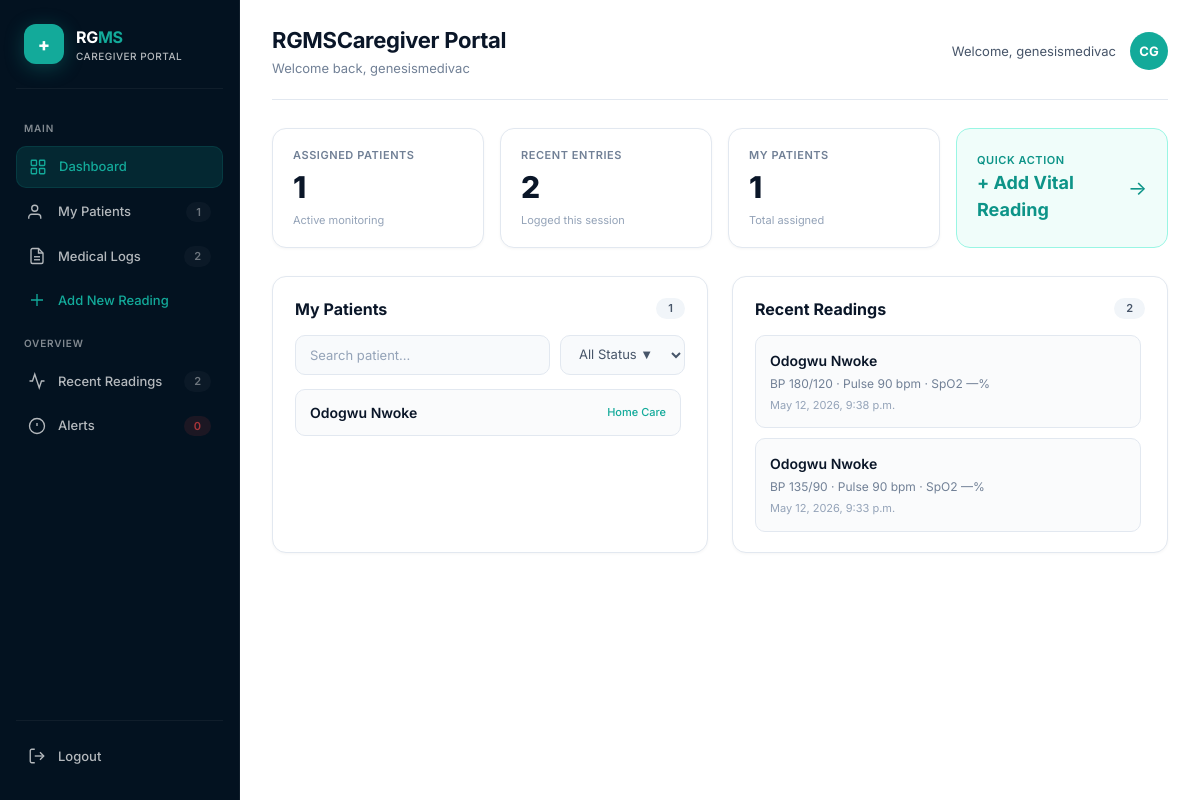
The page /caregiver/dashboard/ (signed in) on the database as committed earlier.
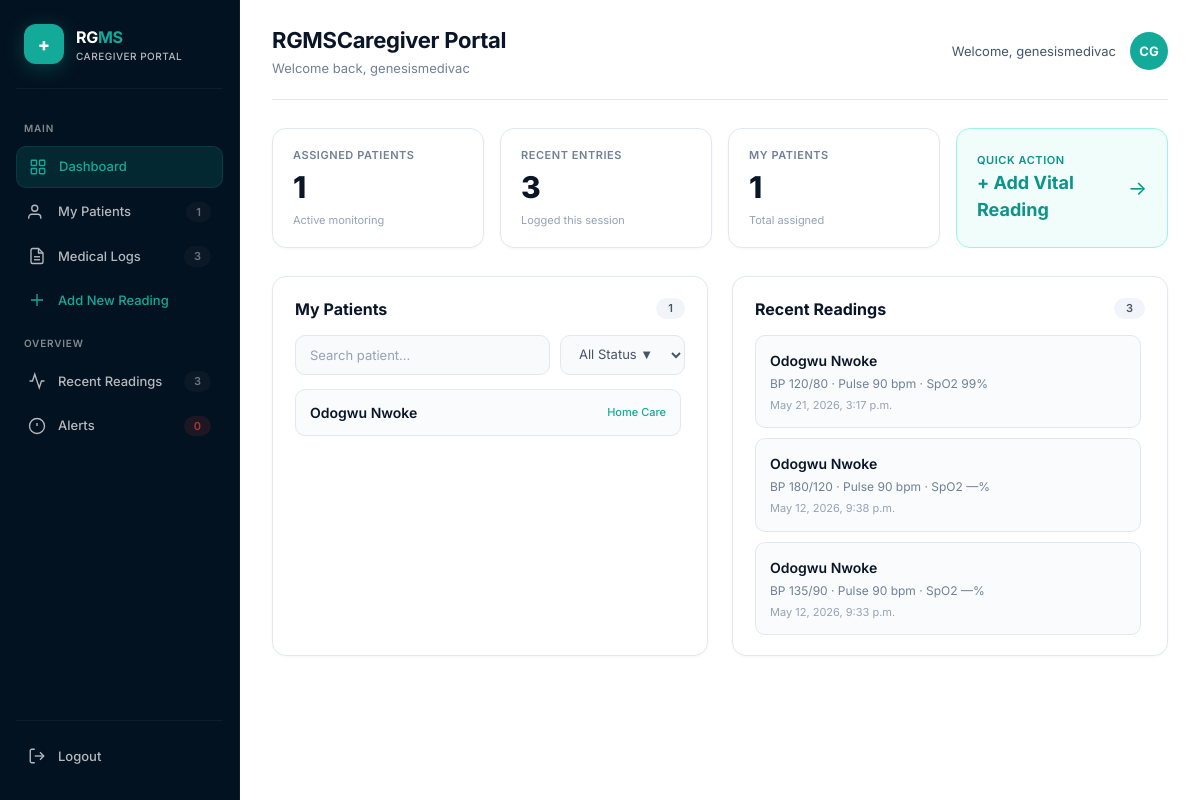
The same page on the database as committed later.
### monitoring/models.py (models this page shows, shortened)
class Patient(models.Model):
    GENDER_CHOICES = [
        ('male', 'Male'),
        ('female', 'Female'),
    ]
    CARE_TYPE_CHOICES = [
        ('in_patient', 'In-patient Care'),
        ('outpatient', 'Outpatient Clinic'),
        ('home_care', 'Home Care'),
    ]
    full_name = models.CharField(max_length=150)
    date_of_birth = models.DateField(null=True, blank=True)
    gender = models.CharField(max_length=10, choices=GENDER_CHOICES)
    phone_number = models.CharField(max_length=20, blank=True)
    address = models.TextField(blank=True)
    emergency_contact_name = models.CharField(max_length=150, blank=True)
    emergency_contact_phone = models.CharField(max_length=20, blank=True)
    assigned_doctor = models.ForeignKey(
        User,
        on_delete=models.SET_NULL,
        null=True,
        blank=True,
        related_name='doctor_patients'
    )
    assigned_caregiver = models.ForeignKey(
        User,
        on_delete=models.SET_NULL,
        null=True,
        blank=True,
        related_name='caregiver_patients'
    )
    known_conditions = models.TextField(blank=True)
    current_medications = models.TextField(blank=True)
    care_type = models.CharField(
        max_length=20,
        choices=CARE_TYPE_CHOICES,
        default='home_care'
    )
    created_at = models.DateTimeField(auto_now_add=True)

class VitalReading(models.Model):
    patient = models.ForeignKey(
        Patient,
        on_delete=models.CASCADE,
        related_name='vital_readings'
    )
    fasting_blood_sugar = models.DecimalField(
        max_digits=6,
        decimal_places=2,
        null=True,
        blank=True,
        validators=[MinValueValidator(0), MaxValueValidator(1000)]
    )
    random_blood_sugar = models.DecimalField(
        max_digits=6,
        decimal_places=2,
        null=True,
        blank=True,
        validators=[MinValueValidator(0), MaxValueValidator(1000)]
    )
    systolic_bp = models.PositiveIntegerField(
        validators=[MinValueValidator(50), MaxValueValidator(300)]
    )
    diastolic_bp = models.PositiveIntegerField(
        validators=[MinValueValidator(30), MaxValueValidator(200)]
    )
    pulse_rate = models.PositiveIntegerField(
        validators=[MinValueValidator(30), MaxValueValidator(250)]
    )
    oxygen_saturation = models.PositiveIntegerField(
        null=True,
        blank=True,
        validators=[MinValueValidator(50), MaxValueValidator(100)],
        help_text="SpO2 percentage"
    )
    symptoms = models.TextField(blank=True)
    notes = models.TextField(blank=True)
    report_file = models.FileField(upload_to='reports/', null=True, blank=True)
    created_at = models.DateTimeField(auto_now_add=True)
    URINE_RESULT_CHOICES = [
        ('negative', 'Negative'),
        ('trace', 'Trace'),
        ('plus', '+'),
        ('plus_2', '++'),
        ('plus_3', '+++'),
        ('plus_4', '++++'),
    ]
    NITRITE_CHOICES = [
        ('negative', 'Negative'),
        ('positive', 'Positive'),
    ]
    UROBILINOGEN_CHOICES = [
        ('weakly_positive', 'Weakly Positive'),
        ('plus', '+'),
        ('plus_2', '++'),
        ('plus_3', '+++'),
        ('plus_4', '++++'),
    ]
    urine_glucose = models.CharField(
        max_length=20,
        choices=URINE_RESULT_CHOICES,
        default='negative'
    )
    urine_protein = models.CharField(
        max_length=20,
        choices=URINE_RESULT_CHOICES,
        default='negative'
    )
    urine_acetone = models.CharField(
        max_length=20,
        choices=URINE_RESULT_CHOICES,
        default='negative'
    )
    urine_bilirubin = models.CharField(
        max_length=20,
        choices=URINE_RESULT_CHOICES,
        default='negative'
    )
    urine_urobilinogen = models.CharField(
        max_length=30,
        choices=UROBILINOGEN_CHOICES,
        default='weakly_positive'
    )
    urine_nitrite = models.CharField(
        max_length=20,
        choices=NITRITE_CHOICES,
        default='negative'
    )

### monitoring/views.py (the view)
# urls.py: path('caregiver/dashboard/', views.caregiver_dashboard, name='caregiver_dashboard'),
@login_required
def caregiver_dashboard(request):
    assigned_patients = Patient.objects.filter(assigned_caregiver=request.user)
    recent_readings = VitalReading.objects.filter(
        patient__assigned_caregiver=request.user
    ).select_related('patient').order_by('-created_at')[:5]
    return render(request, 'monitoring/caregiver_dashboard.html', {
        'assigned_patients': assigned_patients,
        'recent_readings': recent_readings,
    })

### monitoring/templates/monitoring/caregiver_dashboard.html (shortened to what this page needs)
<!DOCTYPE html>
<html lang="en">
<head>
</head>
<body>
    <aside class="sidebar" id="sidebar">
        <div class="sidebar-brand">
            <div class="brand-icon">+</div>
            <div>
                <div class="brand-text">RG<span>MS</span></div>
                <div class="brand-sub">CAREGIVER PORTAL</div>
            </div>
        </div>
        <nav class="sidebar-nav">
            <div class="nav-label">Main</div>
            <a href="#" class="nav-item active">
                <svg fill="none" stroke="currentColor" viewBox="0 0 24 24"><rect x="3" y="3" width="7" height="7" rx="1"/><rect x="14" y="3" width="7" height="7" rx="1"/><rect x="3" y="14" width="7" height="7" rx="1"/><rect x="14" y="14" width="7" height="7" rx="1"/></svg>
                Dashboard
            </a>
            <a href="#" class="nav-item">
                <svg fill="none" stroke="currentColor" viewBox="0 0 24 24"><path d="M17 21v-2a4 4 0 0 0-4-4H5a4 4 0 0 0-4 4v2"/><circle cx="9" cy="7" r="4"/></svg>
                My Patients
                <span class="badge">{{ assigned_patients.count }}</span>
            </a>
            <a href="#" class="nav-item">
                <svg fill="none" stroke="currentColor" viewBox="0 0 24 24"><path d="M14 2H6a2 2 0 0 0-2 2v16a2 2 0 0 0 2 2h12a2 2 0 0 0 2-2V8z"/><polyline points="14 2 14 8 20 8"/><line x1="16" y1="13" x2="8" y2="13"/><line x1="16" y1="17" x2="8" y2="17"/></svg>
                Medical Logs
                <span class="badge">{{ recent_readings.count }}</span>
            </a>
            <a href="{% url 'add_vital_reading' %}" class="nav-item" style="color:#13AA9A; opacity:1;">
                <svg fill="none" stroke="currentColor" viewBox="0 0 24 24"><path d="M12 4v16M4 12h16" stroke="#13AA9A"/></svg>
                Add New Reading
            </a>
            <div class="nav-label">Overview</div>
            <a href="#" class="nav-item">
                <svg fill="none" stroke="currentColor" viewBox="0 0 24 24"><polyline points="22 12 18 12 15 21 9 3 6 12 2 12"/></svg>
                Recent Readings
                <span class="badge">{{ recent_readings.count }}</span>
            </a>
            <a href="#" class="nav-item">
                <svg fill="none" stroke="currentColor" viewBox="0 0 24 24"><circle cx="12" cy="12" r="10"/><line x1="12" y1="8" x2="12" y2="12"/><line x1="12" y1="16" x2="12.01" y2="16"/></svg>
                Alerts
                <span class="badge" style="background:rgba(239,68,68,0.15);color:#ef4444;opacity:1;">0</span>
            </a>
        </nav>
        <div class="sidebar-footer">
            <a href="{% url 'logout' %}" class="logout-item">
                <svg fill="none" stroke="currentColor" viewBox="0 0 24 24"><path d="M9 21H5a2 2 0 0 1-2-2V5a2 2 0 0 1 2-2h4"/><polyline points="16 17 21 12 16 7"/><line x1="21" y1="12" x2="9" y2="12"/></svg>
                Logout
            </a>
        </div>
    </aside>
    <main class="main-content">
        <header class="topbar">
            <div class="topbar-left">
                <div style="display:flex;align-items:center;gap:12px;">
                    <div>
                        <h1>RGMSCaregiver Portal</h1>
                        <p>Welcome back, {{ request.user.username }}</p>
                    </div>
                </div>
            </div>
            <div class="topbar-right">
                <span class="welcome">Welcome, {{ request.user.username }}</span>
                <div class="avatar">CG</div>
            </div>
        </header>
        <div class="stats-row">
            <div class="stat-card">
                <div class="label">Assigned Patients</div>
                <div class="value">{{ assigned_patients.count }}</div>
                <div class="sub">Active monitoring</div>
            </div>
            <div class="stat-card">
                <div class="label">Recent Entries</div>
                <div class="value">{{ recent_readings.count }}</div>
                <div class="sub">Logged this session</div>
            </div>
            <div class="stat-card">
                <div class="label">My Patients</div>
                <div class="value">{{ assigned_patients.count }}</div>
                <div class="sub">Total assigned</div>
            </div>
            <a href="{% url 'add_vital_reading' %}" class="quick-action-card">
                <div>
                    <div class="label">Quick Action</div>
                    <div class="value">+ Add Vital Reading</div>
                </div>
                <span class="arrow">→</span>
            </a>
        </div>
        <div class="grid-2">
            <section class="card">
                <div class="card-header">
                    <h2 class="card-title">My Patients</h2>
                    <span class="card-badge">{{ assigned_patients.count }}</span>
                </div>
                <div class="search-bar">
                    <input type="text" placeholder="Search patient..." />
                    <select>
                        <option>All Status ▼</option>
                    </select>
                </div>
                <div class="scroll-area">
                    {% if assigned_patients %}
                    {% for patient in assigned_patients %}
                    <div class="patient-item">
                        <span class="name">{{ patient.full_name }}</span>
                        <span class="status active">{{ patient.get_care_type_display }}</span>
                    </div>
                    {% endfor %}
                    {% else %}
                    <div class="empty-state">No patients assigned.</div>
                    {% endif %}
                </div>
            </section>
            <section class="card">
                <div class="card-header">
                    <h2 class="card-title">Recent Readings</h2>
                    <span class="card-badge">{{ recent_readings.count }}</span>
                </div>
                <div class="scroll-area">
                    {% if recent_readings %}
                    {% for reading in recent_readings %}
                    <div class="reading-item">
                        <div class="name">{{ reading.patient.full_name }}</div>
                        <div class="meta">
                            BP {{ reading.systolic_bp }}/{{ reading.diastolic_bp }} ·
                            Pulse {{ reading.pulse_rate }} bpm ·
                            SpO2 {{ reading.oxygen_saturation|default:"—" }}%
                        </div>
                        <div class="meta" style="font-size:11px;margin-top:4px;color:#94a3b8;">
                            {{ reading.created_at }}
                        </div>
                    </div>
                    {% endfor %}
                    {% else %}
                    <div class="empty-state">
                        No readings found.<br>
                        <span style="font-size:12px;color:#94a3b8;">Start by adding a vital reading for a patient.</span>
                    </div>
                    {% endif %}
                </div>
            </section>
        </div>
    </main>
</body>
</html>

Rows that differ between the two databases and show on the page:
added VitalReading: patient.full_name "Odogwu Nwoke", systolic_bp "120", diastolic_bp "80", pulse_rate "90", oxygen_saturation "99", created_at "May 21, 2026, 3:17 p.m."
Other text that changed with them:
{{ recent_readings.count }}: "2" → "3"
